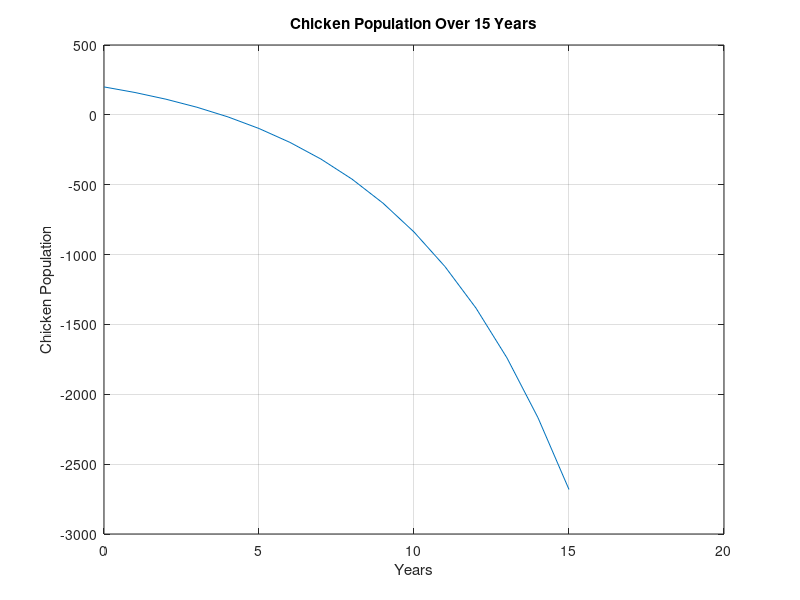
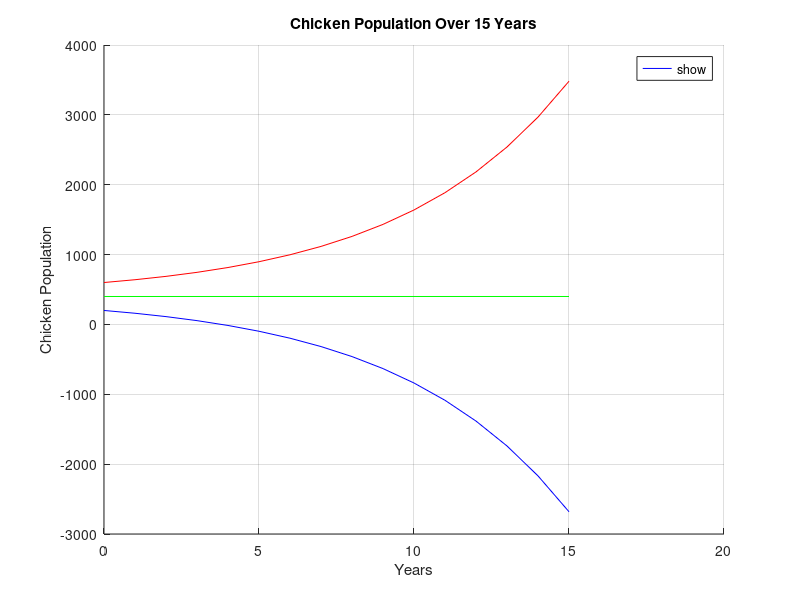

Recreate these plots in MATLAB, in order.
# Command to Clear The Workspace
clear all

# Command to Clear The Command Window
clc


### Quetion 02

# Question b

% Initialize Parameters

P0 = 200;              % Chicken Population
years = 15;            % Number of Years
harvest = 80;          % Chickens Harvested Annually
growth_rate = 1.2;     % Growth Rate

% Initialize Array

population = zeros(1, years + 1);
population(1) = P0;

% Initialize the Loop

for n = 1:years
    population(n + 1) = growth_rate * population(n) - harvest;
end

% Plot the Chart

plot(0:years, population);
xlabel('Years');
ylabel('Chicken Population');
title('Chicken Population Over 15 Years');
grid on;

# Question d

# Command to Clear The Workspace
clear all

# Command to Clear The Command Window
clc

% Initialize Parameters

initial_populations = [200, 400, 600]; % Initial chicken populations
years = 15;                            % Number of Years
harvest = 80;                          % Chickens Harvested Annually
growth_rate = 1.2;                     % Growth Rate

% Initialize Matrix

population_matrix = zeros(length(initial_populations), years + 1);

% Initialize Loop

for i = 1:length(initial_populations)
    P0 = initial_populations(i);
    population = zeros(1, years + 1);
    population(1) = P0;

    for n = 1:years
        population(n + 1) = growth_rate * population(n) - harvest;
    end

    population_matrix(i, :) = population;
end

% Plot the Chart

figure;
hold on;
plot(0:years, population_matrix(1, :), "b");
plot(0:years, population_matrix(2, :), "g");
plot(0:years, population_matrix(3, :), "r");
hold off;

% Add labels, legend and title

xlabel('Years');
ylabel('Chicken Population');
title('Chicken Population Over 15 Years');
legend('show', 'Location', 'northeast');
grid on;






